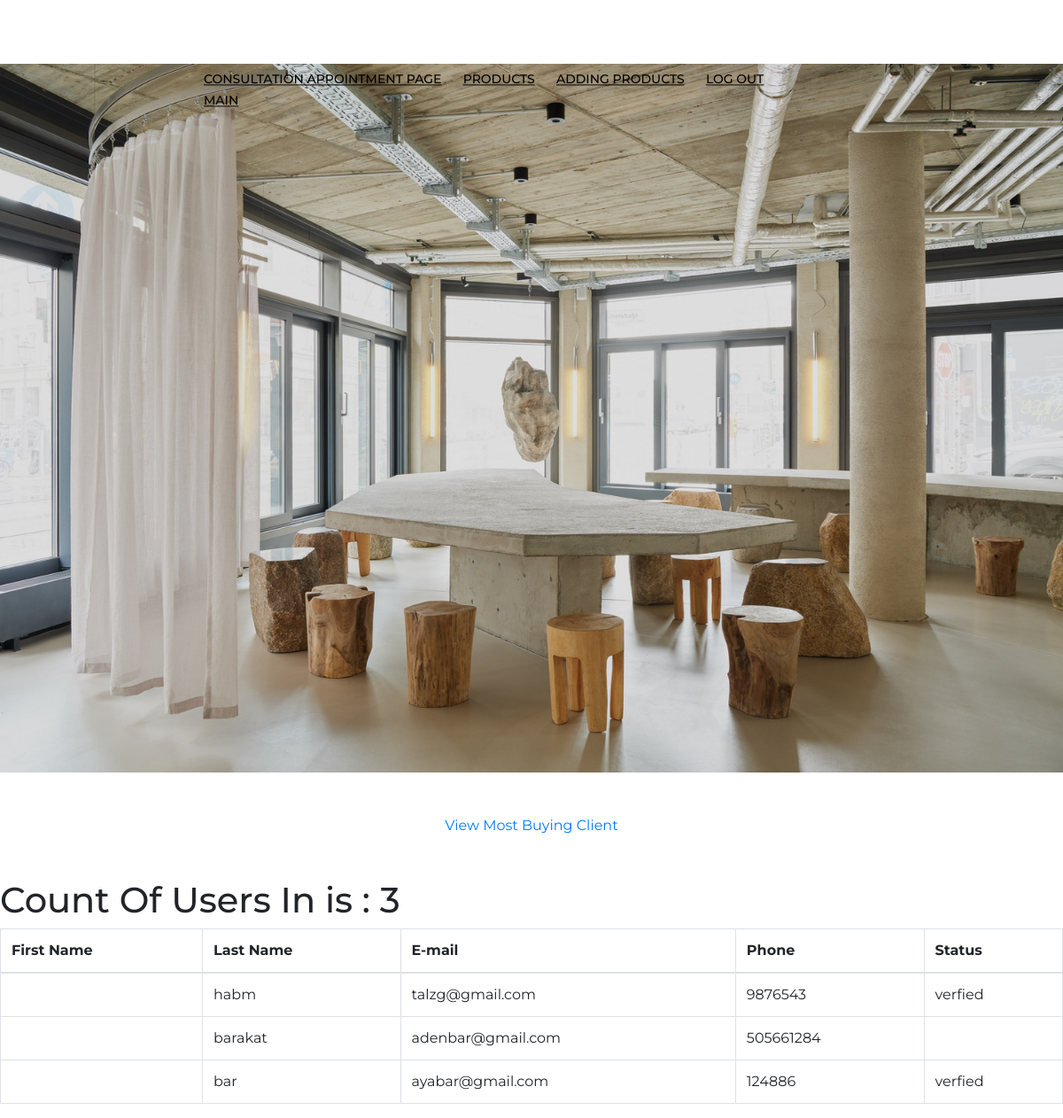
The app's page /admin/index.php with its own data.
### tables this page shows
CREATE TABLE `user` (
  `id` int(11) NOT NULL,
  `name` varchar(225) NOT NULL,
  `email` varchar(225) NOT NULL,
  `password` varchar(225) NOT NULL,
  `phone` int(10) NOT NULL,
  `status` varchar(100) NOT NULL,
  `lname` varchar(255) DEFAULT NULL,
  `fname` varchar(255) DEFAULT NULL,
  `gender` varchar(255) DEFAULT NULL
);

### admin/index.php (the view, shortened to what this page needs)
<!DOCTYPE html>
<html lang="en">
<head>
<link href="//maxcdn.bootstrapcdn.com/bootstrap/4.1.1/css/bootstrap.min.css" rel="stylesheet" id="bootstrap-css">
</head>
<body>
<body style="background-image: url('product_images/white1.png');   background-size: cover;
  background-repeat: no-repeat;
  background-position: center;">
    <?php include("nav.php"); ?>
    <br><br><br>
    <header>
    </header>
    <br><br>
    <center>
    <a href="most_buying_client.php">View Most Buying Client</a>
</center>
    <br><br>
<table class="table table-bordered">
<thead>
<th>First Name</th>
<th>Last Name</th>
<th>E-mail</th>
<th>Phone</th>
<th>Status</th>
</thead>
<tbody id="data">
<?php
$count = 0;
$query = "SELECT * FROM user ORDER BY id";
$sql = mysqli_query($con,$query);
while($row = mysqli_fetch_array($sql)) {
?>
<tr>
<td><?php echo $row["name"] ?></td>
<td><?php echo $row["lname"] ?></td>
<td><?php echo $row["email"] ?></td>
<td><?php echo $row["phone"] ?></td>
<td><?php echo $row["status"] ?></td>
<?php
$count += 1;
} ?>
</tr>
<h1> Count Of Users In  is : <?php echo $count; ?></h1>
</tbody>
</table>
</body>
</html>

### admin/index.php (style rules this page uses)
header { background-image: url("product_images/company.jpg"); background-size:100% 100%; background-position: center; background-repeat: no-repeat; height: 100vh; }

### admin/nav.php (style rules this page uses)
* { margin: 0; padding: 0; -webkit-box-sizing: border-box; box-sizing: border-box; }
body { background: white; font-family: "Montserrat", sans-serif; }

### records on screen
user: lname "habm", email "talzg@gmail.com", phone "9876543", status "verfied"
user: lname "barakat", email "adenbar@gmail.com", phone "505661284"
user: lname "bar", email "ayabar@gmail.com", phone "124886", status "verfied"

### other values on screen
$count "3"
